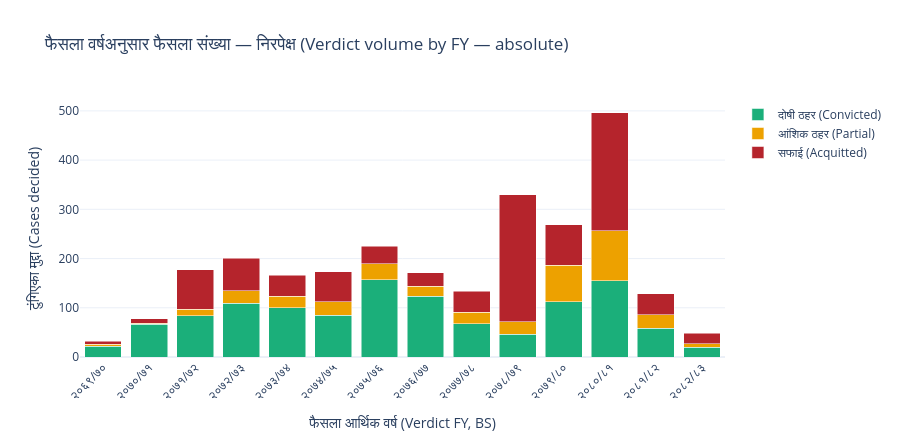

Write notebook code for a chart like this one.
### Markdown cell above
*Beyond the site:* the same story in **absolute volume**. The acquittal surge of FY2078/79–2080/81
isn't a small-sample artefact — it's a genuine spike in the number of cases decided, dominated by
acquittals. (Percentages alone can hide whether a rate moved because the numerator fell or the
denominator grew; this settles it.)

### Code cell
long = verdict_by_year.melt(id_vars="fiscal_year", value_vars=["convicted", "partial", "acquitted"],
                            var_name="outcome", value_name="cases")
long["outcome"] = long.outcome.map({"convicted": L_CONV, "partial": L_PART, "acquitted": L_ACQ})
fig = px.bar(long, x="fiscal_year", y="cases", color="outcome", color_discrete_map=OUT,
             category_orders={"outcome": [L_CONV, L_PART, L_ACQ]},
             title="फैसला वर्षअनुसार फैसला संख्या — निरपेक्ष (Verdict volume by FY — absolute)")
fig.update_layout(barmode="stack", yaxis_title="टुंगिएका मुद्दा (Cases decided)", legend_title="", height=440)
fy_axis(fig, verdict_by_year.fiscal_year, AX_VFY)
fig

### Figure 1 — Plotly figure (JSON) as saved in the notebook; plotly's stock layout.template omitted (floating-point values rounded to 4 significant figures)
{"data": [{"hovertemplate": "outcome=दोषी ठहर (Convicted)<br>fiscal_year=%{x}<br>cases=%{y}<extra></extra>", "legendgroup": "दोषी ठहर (Convicted)", "marker": {"color": "#1baf7a", "pattern": {"shape": ""}}, "name": "दोषी ठहर (Convicted)", "orientation": "v", "showlegend": true, "textposition": "auto", "type": "bar", "x": ["2069/70", "2070/71", "2071/72", "2072/73", "2073/74", "2074/75", "2075/76", "2076/77", "2077/78", "2078/79", "2079/80", "2080/81", "2081/82", "2082/83"], "xaxis": "x", "y": [22, 67, 84, 109, 100, 85, 157, 123, 68, 46, 112, 155, 58, 20], "yaxis": "y"}, {"hovertemplate": "outcome=आंशिक ठहर (Partial)<br>fiscal_year=%{x}<br>cases=%{y}<extra></extra>", "legendgroup": "आंशिक ठहर (Partial)", "marker": {"color": "#eda100", "pattern": {"shape": ""}}, "name": "आंशिक ठहर (Partial)", "orientation": "v", "showlegend": true, "textposition": "auto", "type": "bar", "x": ["2069/70", "2070/71", "2071/72", "2072/73", "2073/74", "2074/75", "2075/76", "2076/77", "2077/78", "2078/79", "2079/80", "2080/81", "2081/82", "2082/83"], "xaxis": "x", "y": [4, 2, 13, 26, 23, 27, 32, 21, 23, 26, 74, 101, 28, 7], "yaxis": "y"}, {"hovertemplate": "outcome=सफाई (Acquitted)<br>fiscal_year=%{x}<br>cases=%{y}<extra></extra>", "legendgroup": "सफाई (Acquitted)", "marker": {"color": "#B5242C", "pattern": {"shape": ""}}, "name": "सफाई (Acquitted)", "orientation": "v", "showlegend": true, "textposition": "auto", "type": "bar", "x": ["2069/70", "2070/71", "2071/72", "2072/73", "2073/74", "2074/75", "2075/76", "2076/77", "2077/78", "2078/79", "2079/80", "2080/81", "2081/82", "2082/83"], "xaxis": "x", "y": [6, 9, 80, 66, 43, 61, 36, 27, 43, 258, 83, 240, 42, 21], "yaxis": "y"}], "layout": {"barmode": "stack", "height": 440, "legend": {"title": {"text": ""}, "tracegroupgap": 0}, "title": {"text": "फैसला वर्षअनुसार फैसला संख्या — निरपेक्ष (Verdict volume by FY — absolute)"}, "xaxis": {"anchor": "y", "domain": [0.0, 1.0], "tickangle": -45, "tickmode": "array", "ticktext": ["२०६९/७०", "२०७०/७१", "२०७१/७२", "२०७२/७३", "२०७३/७४", "२०७४/७५", "२०७५/७६", "२०७६/७७", "२०७७/७८", "२०७८/७९", "२०७९/८०", "२०८०/८१", "२०८१/८२", "२०८२/८३"], "tickvals": ["2069/70", "2070/71", "2071/72", "2072/73", "2073/74", "2074/75", "2075/76", "2076/77", "2077/78", "2078/79", "2079/80", "2080/81", "2081/82", "2082/83"], "title": {"text": "फैसला आर्थिक वर्ष (Verdict FY, BS)"}}, "yaxis": {"anchor": "x", "domain": [0.0, 1.0], "title": {"text": "टुंगिएका मुद्दा (Cases decided)"}}}}
